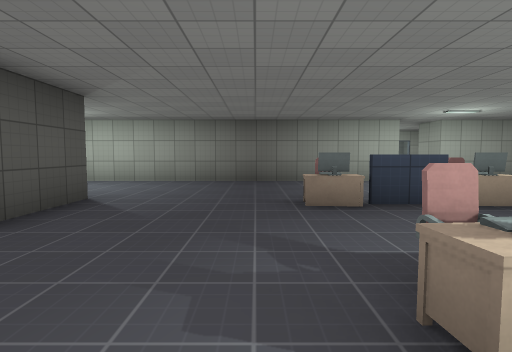
View 1 (above)

20 first-person views from a walk through a level from a Godot 3-D game. The camera is 1.3 m above the floor, tilts 4° down and sees 80° across. The floor is counted in squares, 2 m on a side. Each view is taken from the middle of a square. On the plan, view 1 faces up. The plan holds only what a view shows up to about 10 squares ahead; the rest is blank. Surface patterns are stand-ins for the level's own textures.

View 2
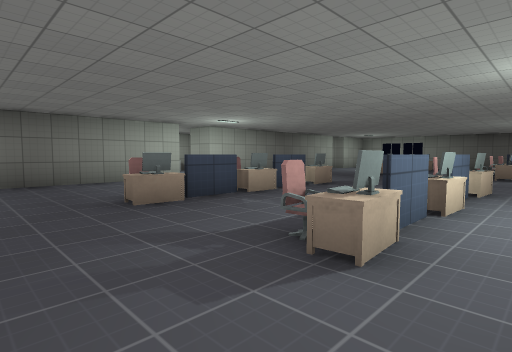

View 3
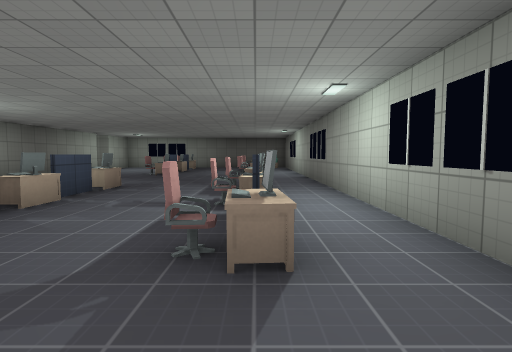

View 4
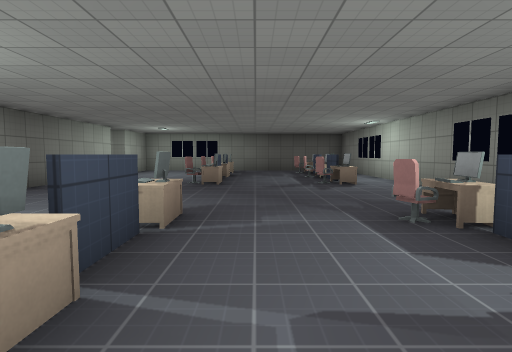

View 5
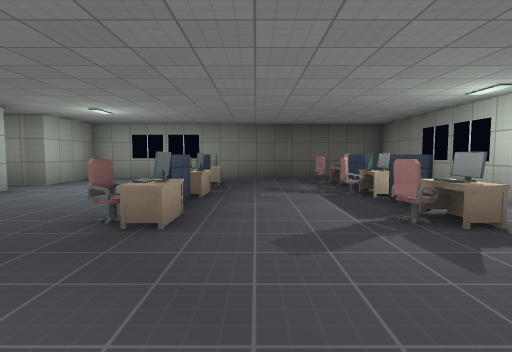

View 6
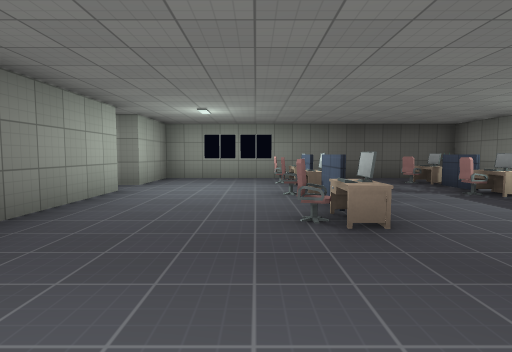

View 7
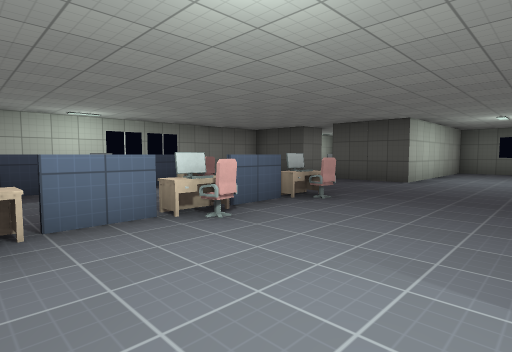

View 8
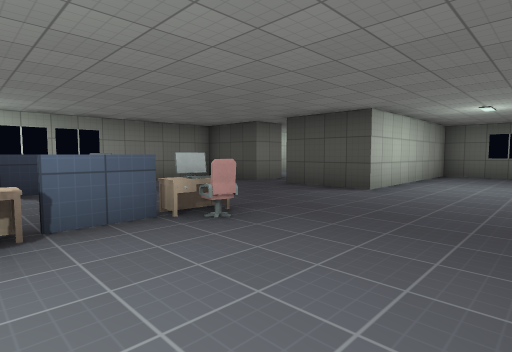

View 9
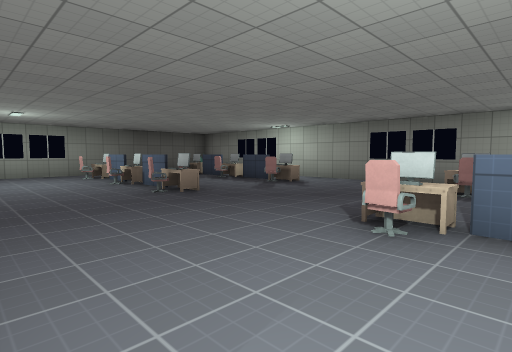

View 10
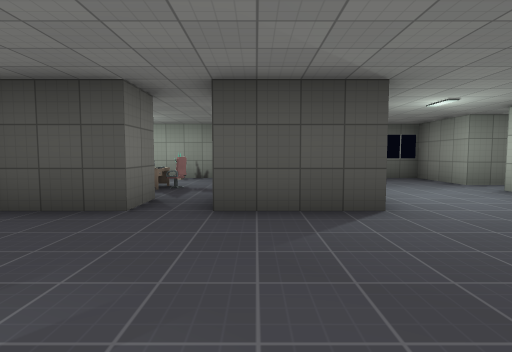

View 11
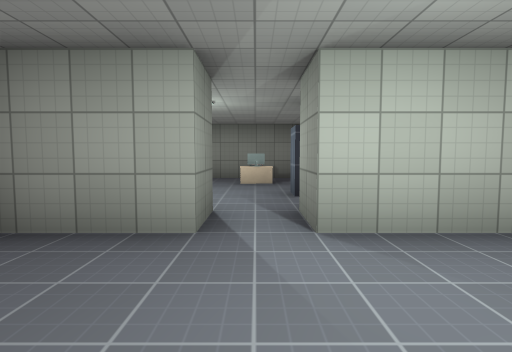

View 12
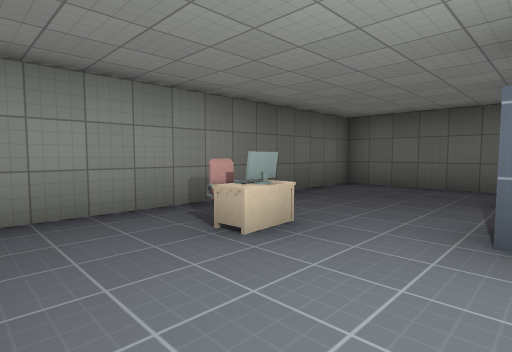

View 13
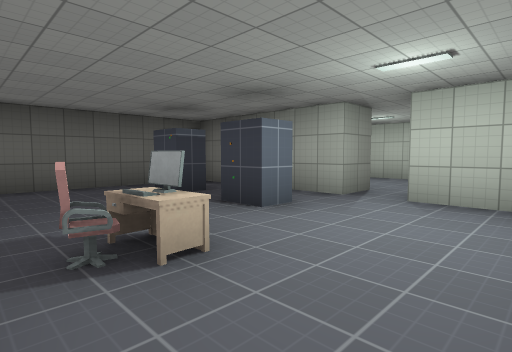

View 14
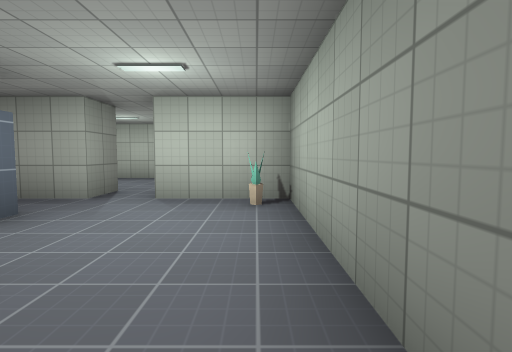

View 15
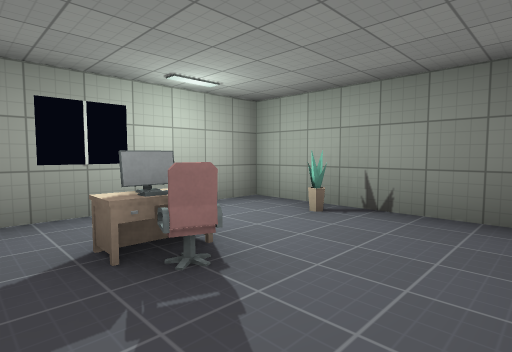

View 16
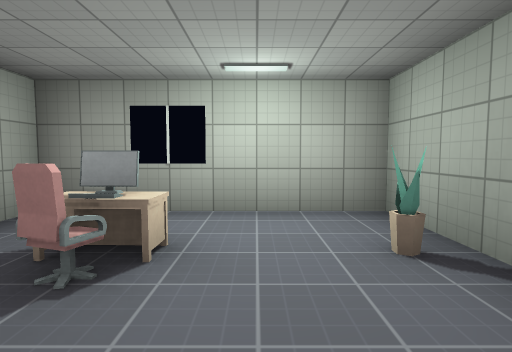

View 17
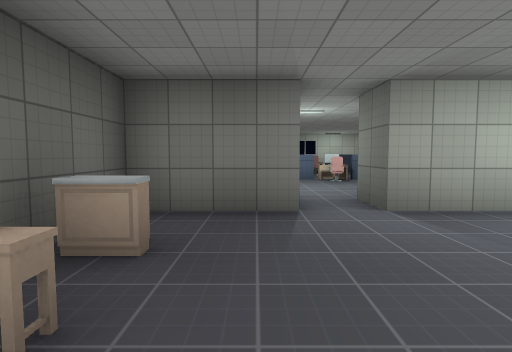

View 18
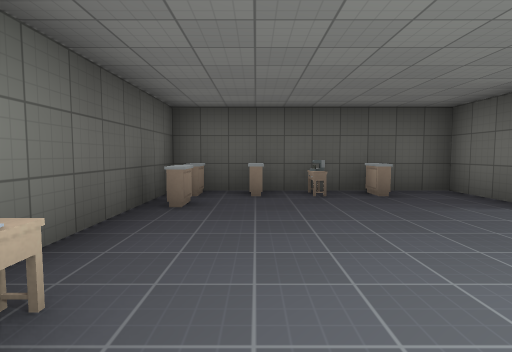

View 19
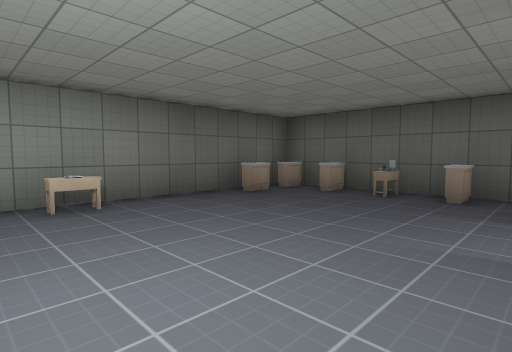

View 20
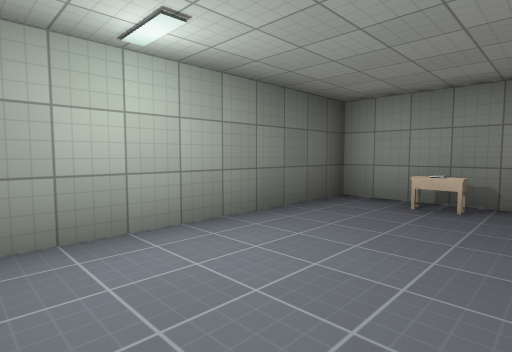

### Floor plan
Points are (right, up) in squares from view 1. A wall is a line through its corners. A room is listed if a view was taken in it or the views show most of it. See-through windows are left out.
Room 1 (views 1, 2, 3, 4, 5, 6, 7, 8, 9, 10, 11)
walls: (4.5, 4) (3.5, 4) (4.5, 4); (2.5, 4) (1.5, 4) (2.5, 4); (4, 1) (4.5, 1) (3.5, 1); (3.5, 7.5) (-4.4, 7.5) (-4.4, 8.5); (2.5, 1) (1.5, 1) (2.5, 1); (10.4, 4) (9.5, 4) (10.5, 4); (9.5, 1) (10.5, 1); (11.5, 4) (12.4, 4) (11.5, 4); (11.4, 1) (12.5, 1); (-2.5, 1.5) (-2.5, -0.5) (14.5, -0.5) (14.5, 7.5) (12.5, 7.5) (12.5, 8.5); (11.5, 8.5) (11.5, 7.5) (4.5, 7.5) (4.5, 8.5); (-5.5, 8.5) (-5.5, 7.5) (-7.5, 7.5) (-7.5, 4.5) (-2.5, 4.5) (-2.5, 2.5)
ways out: opening at (-5, 8) to room 2; opening at (-3, 2) to room 3; opening at (12, 8) to room 4
objects: other object (0, 1); other object (0, 4); desk (1, 1); chair (1, 2); desk (1, 4); chair (1, 5); other object (3, 0); desk (3, 1); chair (3, 2); other object (3, 3); desk (3, 4); chair (3, 5); chair (5, 0); desk (5, 1); desk (5, 4); chair (5, 5); other object (6, 1); other object (6, 4); other object (8, 1); other object (8, 4); chair (9, 0); desk (9, 1); desk (9, 4); chair (9, 5); other object (11, 0); desk (11, 1); chair (11, 2); other object (11, 3); desk (11, 4); chair (11, 5); chair (13, 0); desk (13, 1); desk (13, 4); other object (13, 5); other object (14, 0); other object (14, 1); other object (14, 4)
Room 2 (views 12, 13, 14)
walls: (-4.4, 9.6) (-4.4, 10.3) (-3.5, 10.3); (-2.4, 9.6) (-2.4, 10.3) (-1.5, 10.3); (-4.4, 8.5) (-3.4, 8.5); (-1.4, 8.5) (-0.6, 8.5); (-0.5, 9.8) (-0.5, 13.5) (-6.8, 13.5); (-7.5, 12.5) (-7.5, 8.5) (-5.5, 8.5)
ways out: opening at (-5, 8) to room 1
objects: plant (-7, 9); desk (-5, 12); chair (-5, 13); other object (-4, 12)
Room 3 (views 15, 16)
walls: (-3.5, 1.5) (-2.5, 1.5); (-7.5, 2.8) (-7.5, -0.5) (-3.5, -0.5) (-3.5, 0.1)
ways out: opening at (-3, 2) to room 1
objects: plant (-7, 1); other object (-6, 1); chair (-5, 1); desk (-4, 1)
Room 4 (views 17, 18, 19, 20)
walls: (10, 8.5) (11.5, 8.5); (12.5, 8.5) (14.5, 8.5) (14.5, 13.5) (8.5, 13.5) (8.5, 9.1)
ways out: opening at (12, 8) to room 1
objects: other object (10, 13); other object (13, 11); other object (13, 13); other object (14, 10); other object (14, 11); other object (14, 12); other object (14, 13)

Positions as (right, up) in squares from view 1, and headings:
1: (0, 0), facing up
2: (-1, 0), facing up-right
3: (-1, 1), facing right
4: (2, 3), facing right
5: (6, 3), facing right
6: (6, 5), facing right
7: (5, 7), facing down-left
8: (3, 7), facing down-left
9: (4, 7), facing down-right
10: (1, 3), facing left
11: (-5, 5), facing up
12: (-7, 10), facing up-right
13: (-7, 13), facing down-right
14: (-7, 13), facing down
15: (-4, 3), facing down-left
16: (-6, 3), facing down
17: (13, 12), facing down
18: (9, 12), facing right
19: (9, 9), facing up-right
20: (11, 9), facing up-left
